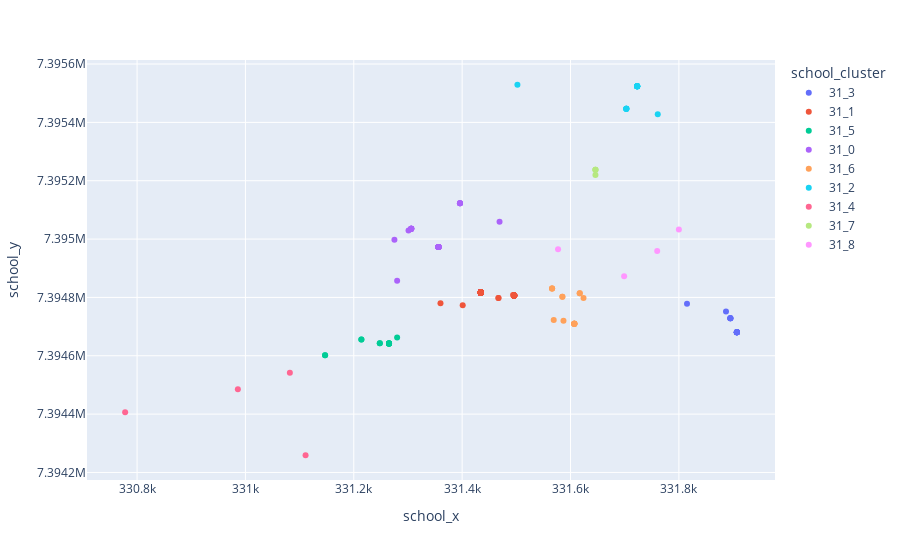

Notebook code cell kept with this figure:
### Code cell
df=df[df['school']==31].copy()
df=df.dropna(subset=['school'])
px.scatter(df, x='school_x', y='school_y', color='school_cluster')

### Figure 1 — Plotly figure (JSON) as saved in the notebook; plotly's stock layout.template omitted (floating-point values rounded to 4 significant figures; data arrays with more than 128 entries replaced by an {"elided": "..."} marker saying what was removed)
{"data": [{"hovertemplate": "school_cluster=31_3<br>school_x=%{x}<br>school_y=%{y}<extra></extra>", "legendgroup": "31_3", "marker": {"color": "#636efa", "symbol": "circle"}, "mode": "markers", "name": "31_3", "showlegend": true, "type": "scatter", "x": [331907, 331895, 331887, 331907, 331907, 331895, 331907, 331907, 331895, 331895, 331907, 331815, 331907, 331907, 331907, 331907], "xaxis": "x", "y": [7394681, 7394729, 7394752, 7394681, 7394681, 7394729, 7394681, 7394681, 7394729, 7394729, 7394681, 7394778, 7394681, 7394681, 7394681, 7394681], "yaxis": "y"}, {"hovertemplate": "school_cluster=31_1<br>school_x=%{x}<br>school_y=%{y}<extra></extra>", "legendgroup": "31_1", "marker": {"color": "#EF553B", "symbol": "circle"}, "mode": "markers", "name": "31_1", "showlegend": true, "type": "scatter", "x": {"elided": "149 int values"}, "xaxis": "x", "y": {"elided": "149 int values"}, "yaxis": "y"}, {"hovertemplate": "school_cluster=31_5<br>school_x=%{x}<br>school_y=%{y}<extra></extra>", "legendgroup": "31_5", "marker": {"color": "#00cc96", "symbol": "circle"}, "mode": "markers", "name": "31_5", "showlegend": true, "type": "scatter", "x": [331147, 331248, 331265, 331280, 331265, 331265, 331265, 331214, 331214, 331265, 331265, 331248, 331147, 331265, 331265, 331265], "xaxis": "x", "y": [7394602, 7394643, 7394642, 7394663, 7394642, 7394642, 7394642, 7394656, 7394656, 7394642, 7394642, 7394643, 7394602, 7394642, 7394642, 7394642], "yaxis": "y"}, {"hovertemplate": "school_cluster=31_0<br>school_x=%{x}<br>school_y=%{y}<extra></extra>", "legendgroup": "31_0", "marker": {"color": "#ab63fa", "symbol": "circle"}, "mode": "markers", "name": "31_0", "showlegend": true, "type": "scatter", "x": [331356, 331306, 331280, 331396, 331396, 331356, 331356, 331301, 331356, 331356, 331356, 331356, 331356, 331356, 331356, 331356, 331356, 331356, 331396, 331396, 331356, 331306, 331356, 331306, 331356, 331356, 331356, 331356, 331356, 331306, 331306, 331356, 331356, 331356, 331306, 331356, 331356, 331356, 331356, 331356, 331356, 331356, 331469, 331356, 331356, 331356, 331306, 331356, 331356, 331356, 331356, 331275], "xaxis": "x", "y": [7394973, 7395035, 7394857, 7395123, 7395123, 7394973, 7394973, 7395029, 7394973, 7394973, 7394973, 7394973, 7394973, 7394973, 7394973, 7394973, 7394973, 7394973, 7395123, 7395123, 7394973, 7395035, 7394973, 7395035, 7394973, 7394973, 7394973, 7394973, 7394973, 7395035, 7395035, 7394973, 7394973, 7394973, 7395035, 7394973, 7394973, 7394973, 7394973, 7394973, 7394973, 7394973, 7395059, 7394973, 7394973, 7394973, 7395035, 7394973, 7394973, 7394973, 7394973, 7394998], "yaxis": "y"}, {"hovertemplate": "school_cluster=31_6<br>school_x=%{x}<br>school_y=%{y}<extra></extra>", "legendgroup": "31_6", "marker": {"color": "#FFA15A", "symbol": "circle"}, "mode": "markers", "name": "31_6", "showlegend": true, "type": "scatter", "x": [331566, 331607, 331587, 331585, 331585, 331607, 331607, 331617, 331569, 331624, 331617, 331566, 331607, 331566, 331607, 331607, 331607], "xaxis": "x", "y": [7394831, 7394710, 7394720, 7394802, 7394802, 7394710, 7394710, 7394814, 7394723, 7394798, 7394814, 7394831, 7394710, 7394831, 7394710, 7394710, 7394710], "yaxis": "y"}, {"hovertemplate": "school_cluster=31_2<br>school_x=%{x}<br>school_y=%{y}<extra></extra>", "legendgroup": "31_2", "marker": {"color": "#19d3f3", "symbol": "circle"}, "mode": "markers", "name": "31_2", "showlegend": true, "type": "scatter", "x": [331723, 331703, 331703, 331703, 331723, 331502, 331723, 331723, 331761, 331723, 331703, 331703, 331723, 331723, 331723, 331723, 331723, 331723], "xaxis": "x", "y": [7395524, 7395447, 7395447, 7395447, 7395524, 7395529, 7395524, 7395524, 7395428, 7395524, 7395447, 7395447, 7395524, 7395524, 7395524, 7395524, 7395524, 7395524], "yaxis": "y"}, {"hovertemplate": "school_cluster=31_4<br>school_x=%{x}<br>school_y=%{y}<extra></extra>", "legendgroup": "31_4", "marker": {"color": "#FF6692", "symbol": "circle"}, "mode": "markers", "name": "31_4", "showlegend": true, "type": "scatter", "x": [331082, 330778, 331111, 330986], "xaxis": "x", "y": [7394542, 7394406, 7394259, 7394485], "yaxis": "y"}, {"hovertemplate": "school_cluster=31_7<br>school_x=%{x}<br>school_y=%{y}<extra></extra>", "legendgroup": "31_7", "marker": {"color": "#B6E880", "symbol": "circle"}, "mode": "markers", "name": "31_7", "showlegend": true, "type": "scatter", "x": [331646, 331646, 331646, 331646], "xaxis": "x", "y": [7395238, 7395238, 7395238, 7395220], "yaxis": "y"}, {"hovertemplate": "school_cluster=31_8<br>school_x=%{x}<br>school_y=%{y}<extra></extra>", "legendgroup": "31_8", "marker": {"color": "#FF97FF", "symbol": "circle"}, "mode": "markers", "name": "31_8", "showlegend": true, "type": "scatter", "x": [331577, 331800, 331760, 331699], "xaxis": "x", "y": [7394965, 7395033, 7394959, 7394873], "yaxis": "y"}], "layout": {"legend": {"title": {"text": "school_cluster"}, "tracegroupgap": 0}, "margin": {"t": 60}, "xaxis": {"anchor": "y", "domain": [0, 1], "title": {"text": "school_x"}}, "yaxis": {"anchor": "x", "domain": [0, 1], "title": {"text": "school_y"}}}}
